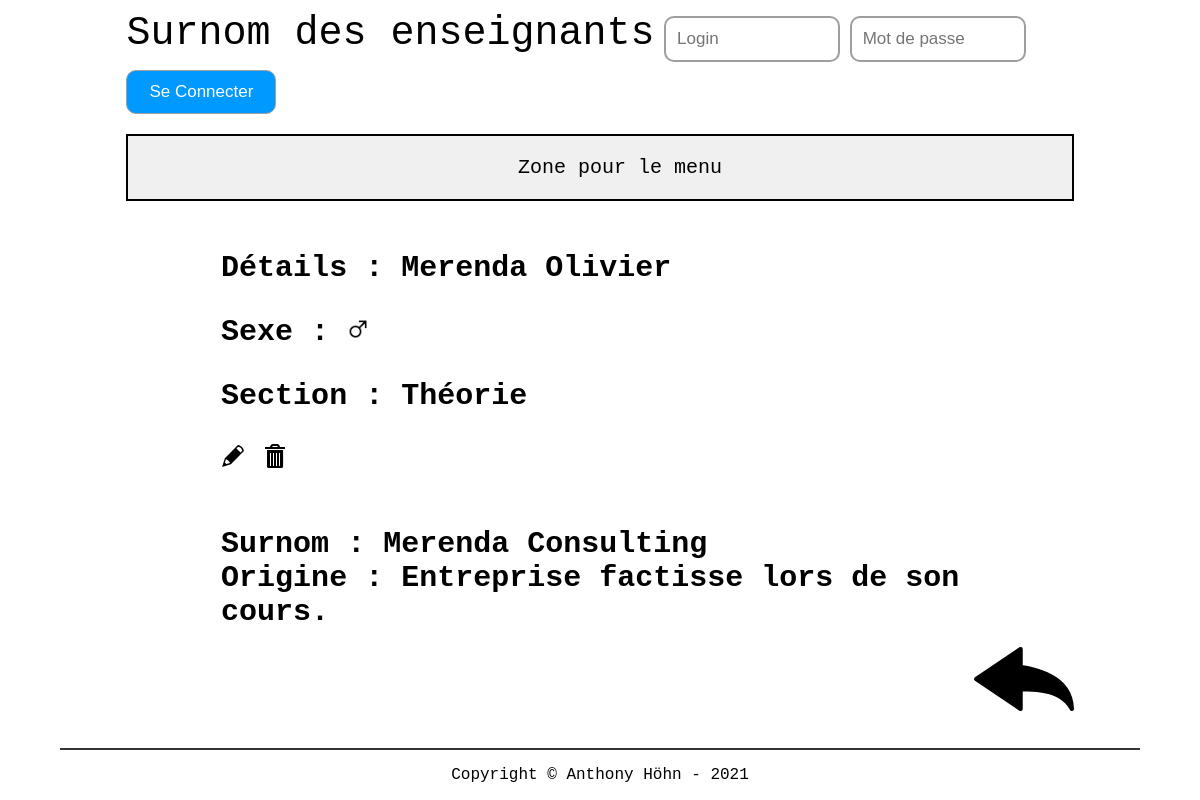
Screenshot of /src/php/detail.php?idTeacher=7 with the database file from the repository.
### tables this page shows
CREATE TABLE t_teacher(
	idTeacher int AUTO_INCREMENT PRIMARY KEY,
	teaFirstname varchar(50) NOT NULL,
	teaName varchar(50) NOT NULL,
	teaGender char(1) NOT NULL,
	teaNickname varchar(100) NOT NULL,
	teaOrigin varchar(255) NOT NULL);

CREATE TABLE t_teaches(
	fkteacher int NOT NULL,
	fksection int NOT NULL,
	CONSTRAINT fk_teacher_teaches_id FOREIGN KEY (fkteacher) REFERENCES t_teacher(idTeacher) ON DELETE CASCADE,
	CONSTRAINT fk_section_teaches_id FOREIGN KEY (fksection) REFERENCES t_section(idSection) ON DELETE CASCADE,
	PRIMARY KEY (fksection,fkteacher));

CREATE TABLE t_section(
	idSection int AUTO_INCREMENT PRIMARY KEY,
	secName varchar(30) NOT NULL);

### src/php/lib/database.php (called while the page is built, shortened)
<?php
 class Database {
    private $connector;
    public function __construct(){
    try{
        $this->connector = new PDO("mysql:host=localhost;dbname=db_nickname_anthohn;charset=utf8", "dbNicknameUser", "grp2B_21");
        }
        catch(PDOException $e)
        {
            die("<h1>Impossible de se connecter à la base de données</h1> erreur :". $e->getMessage());
        }
    }
    private function queryPrepareExecute($query, $binds){
        $req = $this->connector->prepare($query);
        foreach($binds as $bind){
            $req->bindValue($bind['field'], $bind['value'], $bind['type']);
        }
        $req->execute();
        return $req;
    }
    private function formatData($req){
        $results = $req->fetchALL(PDO::FETCH_ASSOC);
        return $results;
    }
    public function getOneTeacher($id){
        $query = "SELECT * FROM t_teacher WHERE idTeacher = :id";
        $binds = array(
            0 => array(
                'field' => ':id',
                'value' => $id,
                'type' => PDO::PARAM_INT
            )
        );
        $reqExecuted = $this->queryPrepareExecute($query, $binds);
        $results = $this->formatData($reqExecuted);
        return $results;
    }
    public function getOneTeacherSection($id){
        $query = "SELECT * FROM t_teaches JOIN t_teacher ON fkteacher = idTeacher JOIN t_section ON fksection = idSection WHERE idTeacher = :id";
        $binds = array(
            0 => array(
                'field' => ':id',
                'value' => $id,
                'type' => PDO::PARAM_INT
            )
        );
        $reqExecuted = $this->queryPrepareExecute($query, $binds);
        $results = $this->formatData($reqExecuted);
        return $results;
    }
}
?>

### src/php/detail.php (the view)
<?php
require "header.php";
$id = $_GET["idTeacher"];
$teachers = $db->getOneTeacher($id);
$sections = $db->getOneTeacherSection($id);
?>
        <?php foreach($teachers as $teacher): ?>
        <h3>Détails : <?= $teacher["teaName"] ?><?= " ";?><?= $teacher["teaFirstname"] ?><p>Sexe :
            <?php if($teacher["teaGender"] == "M")
            {
                echo '<img src="../../userContent/maleGender.png" width"22px" height="22px" alt="icons">';
            }
            else if ($teacher["teaGender"] == "W")
            {
                echo '<img src="../../userContent/femaleGender.png" width"22px" height="22px" alt="icons">';
            }
            else if ($teacher["teaGender"] == "O")
            {
                echo "Autre";
            }?></p>
        <?php foreach($sections as $section): ?>
        <p>Section : <?= $section["secName"] ?></p>
        <?php endforeach; ?>
        <a href="editTeacher.php?idTeacher=<?= $teacher["idTeacher"]; ?>"><img src="../../userContent/edit.svg"></img></a>
        <a href="deleteTeacher.php?idTeacher=<?= $teacher["idTeacher"]; ?>" onclick="return confirm('Êtes vous sûr de voiloir supprimer l\'enseignant ?')"><img src="../../userContent/trash.svg"></img></a>
        </h3>
        <h4>Surnom : <?= $teacher["teaNickname"] ?></h4>
        <h4>Origine : <?= $teacher["teaOrigin"] ?></h4>
        <?php endforeach; ?>
        <div class="back">
            <a href="index.php"><img width="100px" src="../../userContent/backArrow.svg"></img></a>
        </div>
<?php require "footer.php";

### resources/css/style.css (style rules this page uses)
html { font-family: 'Courier New', Courier, monospace; }
h3 { margin: 0; padding: 50px; }
h3, h4 { max-width: 80%; position: relative; margin: auto; font-size: 30px; }
.back { float: right; }

### rows the page displays
t_teacher: teaName "Merenda", teaFirstname "Olivier", teaNickname "Merenda Consulting", teaOrigin "Entreprise factisse lors de son cours."
t_teaches: fksection.secName "Théorie"
